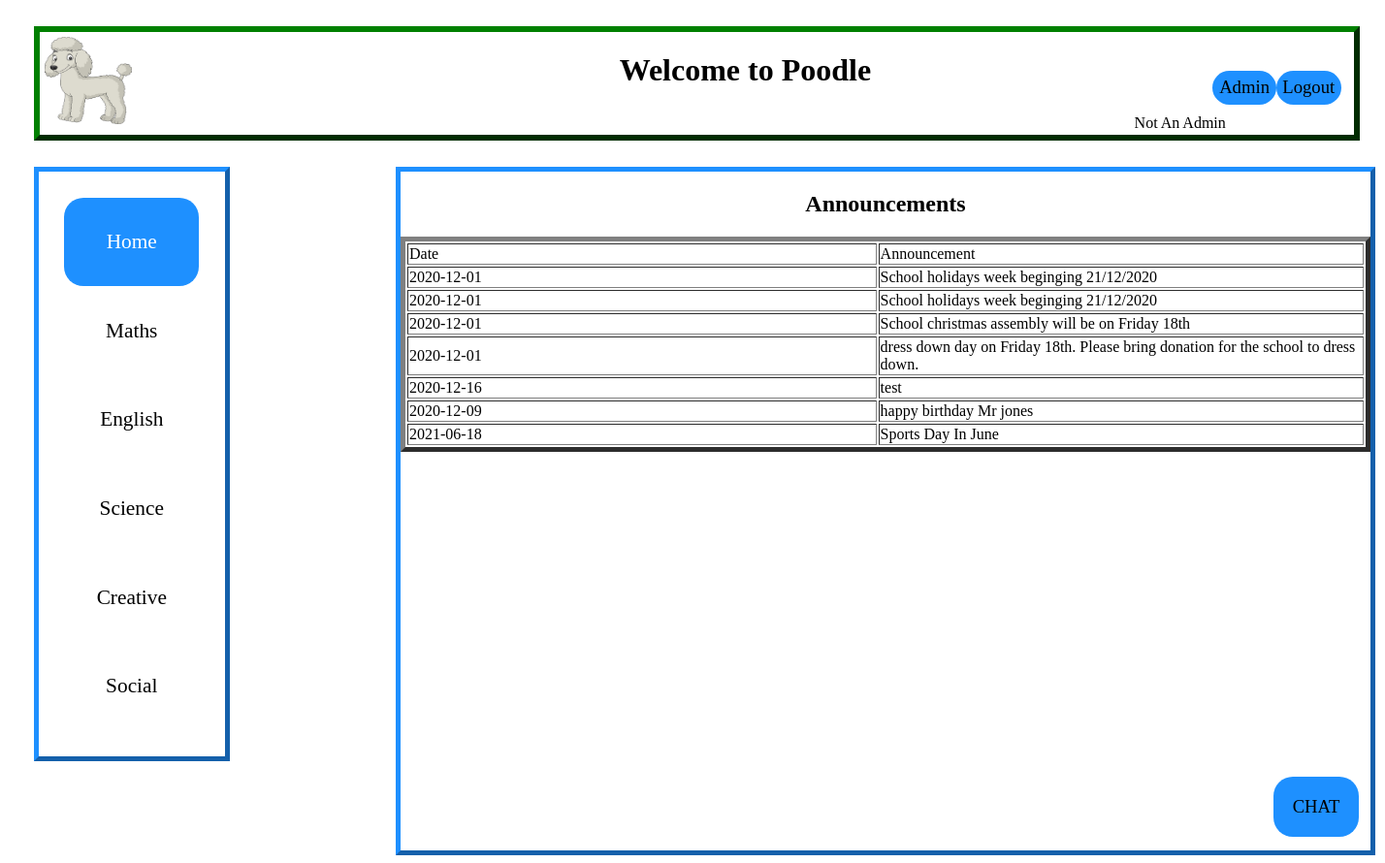
Page /admin (signed in) on the committed database.
### tables this page shows
CREATE TABLE "announcements" (
	"Date"	TEXT,
	"Announcements"	TEXT
);

### poodle_project.py (the view)
@app.route('/admin')
def admin():
    rows = return_all('SELECT * FROM announcements')
    if 'user' in session:
        if 'admin' in session:
            return render_template('admin.html')
        else:
            return render_template('home.html', error='Not An Admin', rows=rows)
    else:
        return redirect(url_for('login'))

### poodle_project.py (called while the page is built)
def get_db():
    db = getattr(g, 'db', None)
    if db is None:
        db = sqlite3.connect(db_location)
        g.db = db
    return db

@app.teardown_appcontext
def close_db_connection(exception):
    db = getattr(g, 'db', None)
    if db is not None:
        db.close()

def return_all(query):
    cursor = get_db().execute(query)
    rv = cursor.fetchall()
    cursor.close()
    return rv

### templates/home.html
{% extends "base.html" %}
{% block error %}
    {% if error %}
        <p style="text-align: right; padding: 5px">{{error}}</p>
    {% endif %}
{% endblock %}
{% block content %}
    <h2>Announcements</h2>
<table border="5">
    <thead>
    <td>Date</td>
    <td>Announcement</td>
</thead>
{% for row in rows %}
    <tr>
        <td>{{ row[0] }}</td>
        <td>{{ row[1] }}</td>
    </tr>
{% endfor %}
</table>
{% endblock %}

### static/css/base.css (style rules this page uses)
.announce h2 { text-align: center; }
.announce td { width : 650px }

### rows in the picture
announcements: Date "2020-12-01", Announcements "School holidays week beginging 21/12/2020"
announcements: Date "2020-12-01", Announcements "School holidays week beginging 21/12/2020"
announcements: Date "2020-12-01", Announcements "School christmas assembly will be on Friday 18th"
announcements: Date "2020-12-01", Announcements "dress down day on Friday 18th. Please bring donation for the school to dress down."
announcements: Date "2020-12-16", Announcements "test"
announcements: Date "2020-12-09", Announcements "happy birthday Mr jones"
announcements: Date "2021-06-18", Announcements "Sports Day In June"

### other values in the picture
{{ error }} "Not An Admin"
